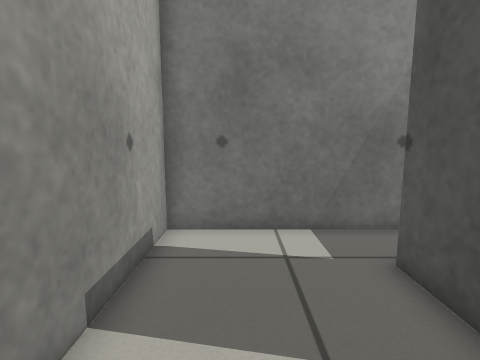
[1] (above)

24 first-person views from a walk through a robot-simulator world made for Gazebo. The camera is 0.64 m above the floor, tilts 8° down and sees 80° across. The floor is counted in squares, 0.25 m on a side. Each view is taken from the middle of a square. On the plan, view 1 faces up. The plan holds only what a view shows up to about 19 squares ahead; the rest is blank. Robots are left out.

[2]
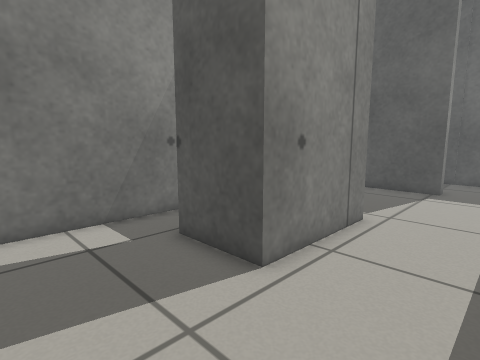

[3]
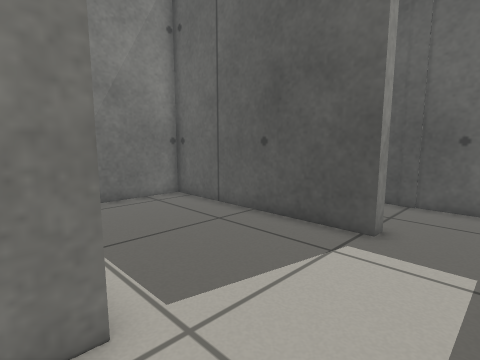

[4]
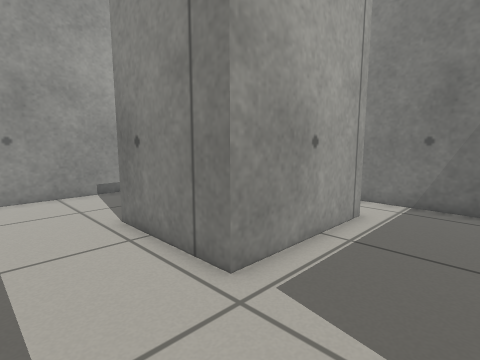

[5]
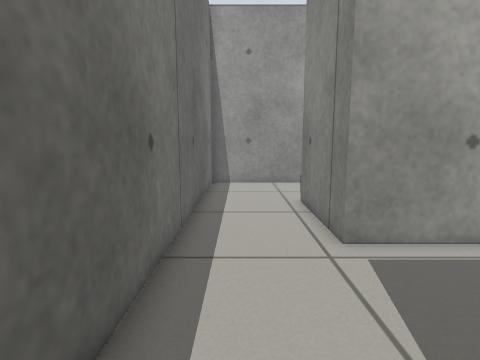

[6]
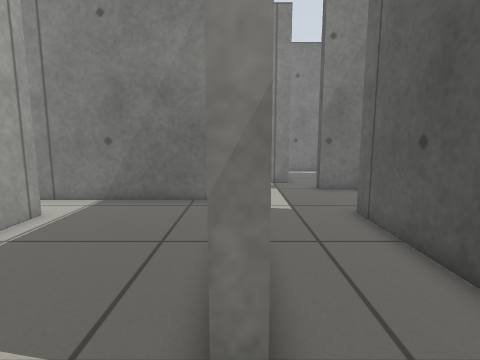

[7]
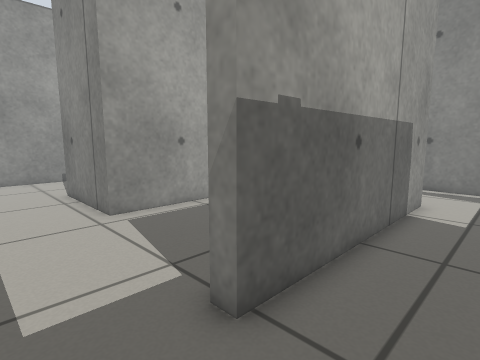

[8]
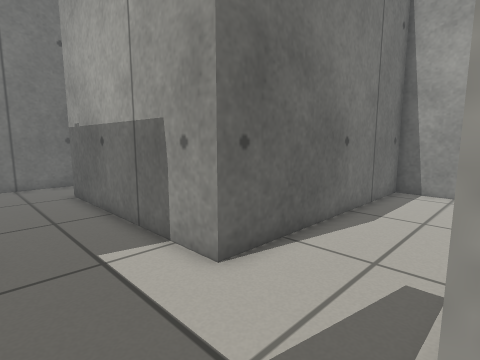

[9]
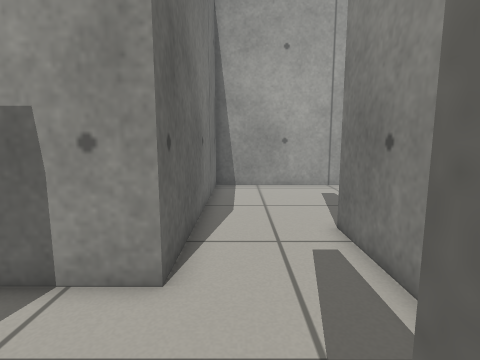

[10]
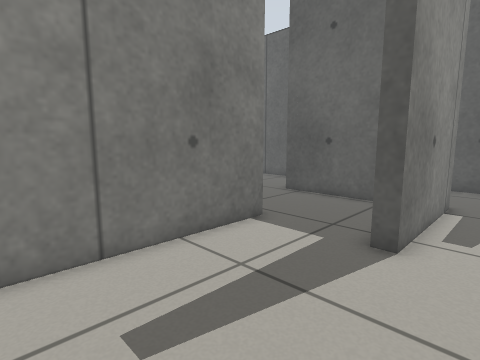

[11]
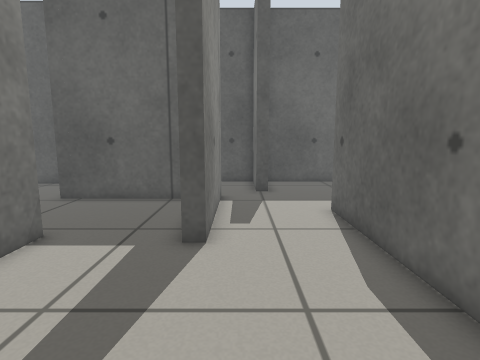

[12]
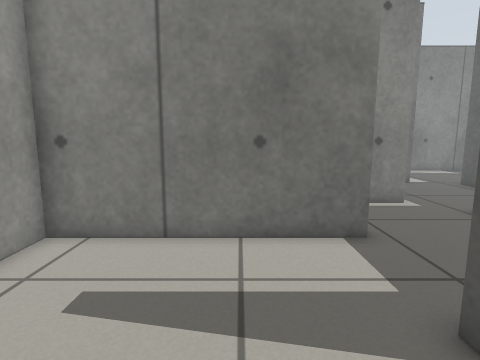

[13]
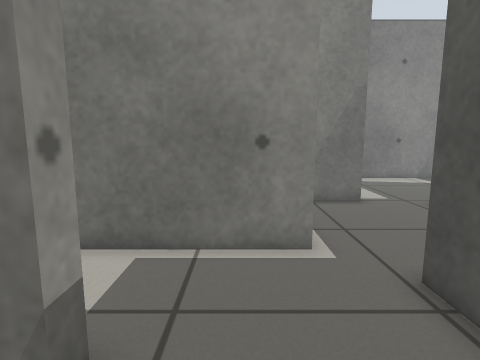

[14]
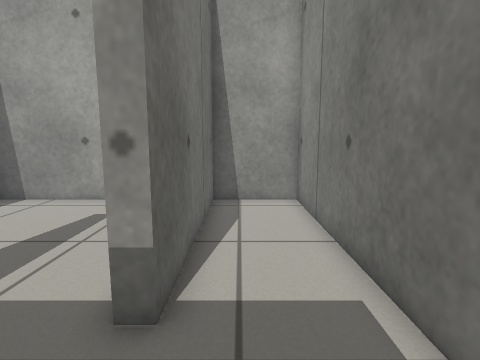

[15]
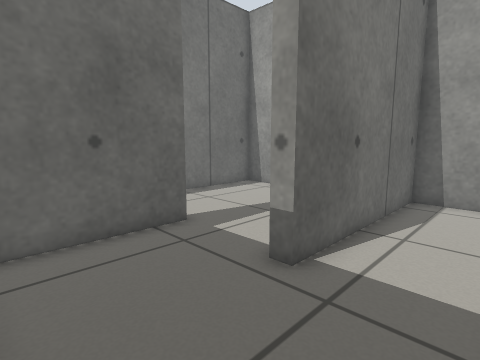

[16]
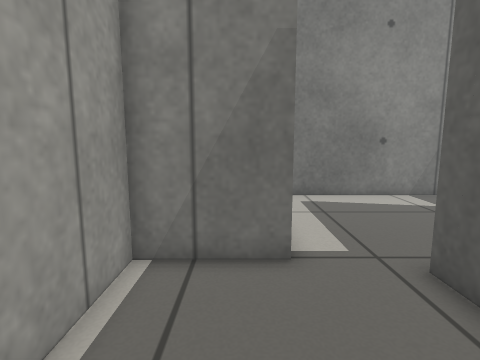

[17]
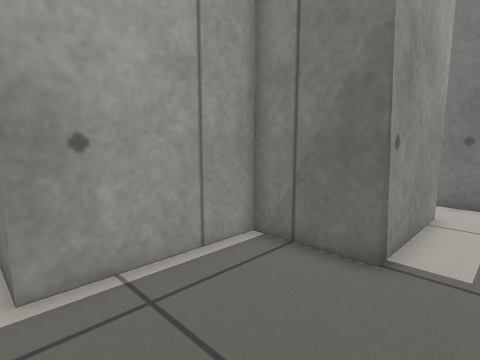

[18]
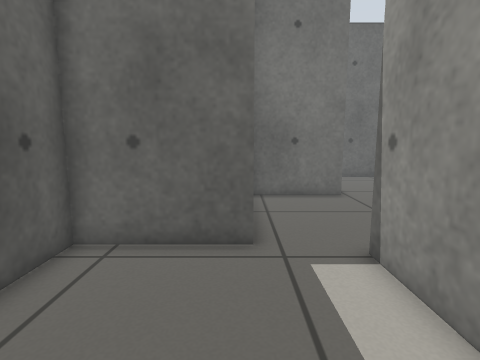

[19]
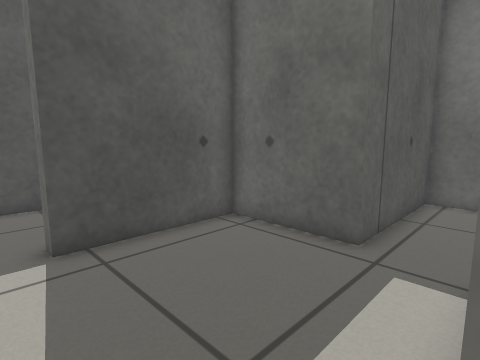

[20]
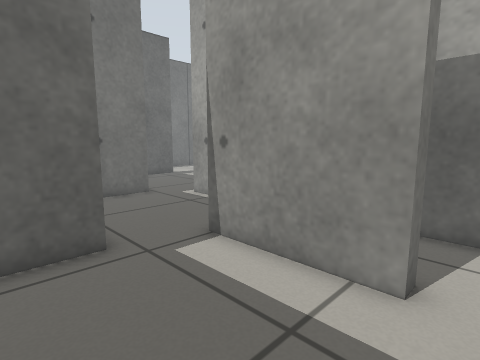

[21]
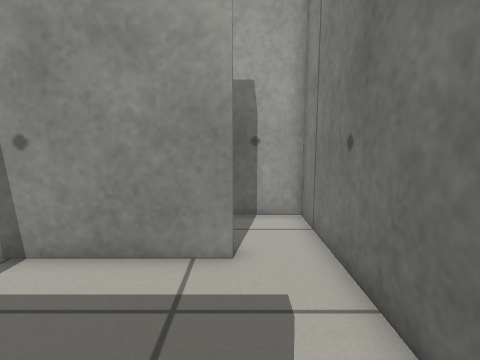

[22]
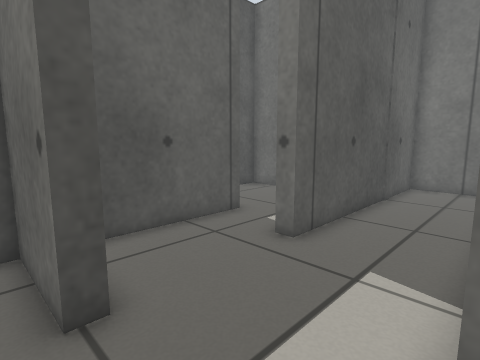

[23]
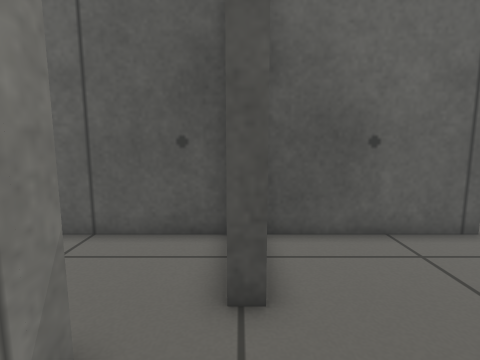

[24]
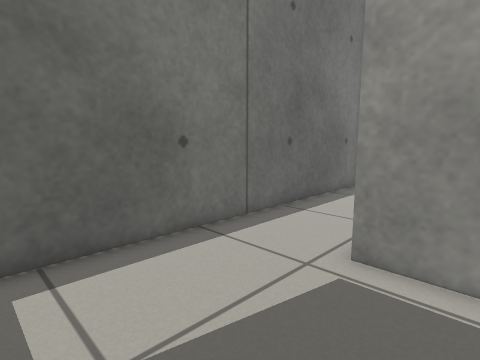

### Floor plan
Points are (right, up) in squares from view 1. A wall is a line through its corners. A room is listed if a view was taken in it or the views show most of it. See-through windows are left out.
Room 1 (views 1, 2, 3, 4, 24)
walls: (4.8, 8) (-2.1, 8) (-2.1, -1.7) (14.6, -1.7); (8.2, 8.6) (8.2, 2.6) (3.2, 2.6) (3.2, 5.6); (14.7, 1.6) (14.7, 11) (8.6, 11)
ways out: opening at (15, 0) to room 2; opening at (3.5, 6.5); opening at (8, 10)
Room 2 (views 5, 6, 7, 8, 9, 10, 11, 12, 22, 23)
walls: (18, 15.9) (11.9, 15.9); (21.1, 13.6) (19.1, 13.6) (19.1, 14.2) (22.5, 14.2) (22.5, 18.9); (14.6, -1.7) (19.1, -1.7) (19.1, 8.9) (19.7, 8.9); (3.9, 15.5) (3.9, 11.6) (15.3, 11.6) (15.3, 1.6) (14.7, 1.6)
ways out: opening at (15, 0) to room 1; opening at (8, 16) to room 7; opening at (20, 11.5) to room 8
Room 3 (view 13)
walls: (11.9, 16.5) (16.5, 16.5); (17.3, 17.5) (17.3, 19.5)
ways out: opening at (14.5, 20.5) to room 4; opening at (12, 18) to room 7
Room 4 (views 14, 15, 16, 17)
walls: (17.3, 19.5) (17.3, 22.9) (21.7, 22.9) (21.7, 29.2); (19.1, 29.8) (15.7, 29.8) (15.7, 24.4) (3.9, 24.4) (3.9, 20.8) (12.3, 20.8) (12.3, 20.2)
ways out: opening at (14.5, 20.5) to room 3; opening at (20.5, 29) to room 5
Room 5 (views 18, 20, 21)
walls: (19.1, 34.8) (19.1, 29.8); (21.7, 29.2) (26.1, 29.2) (26.1, 34.7); (25.5, 37.1) (19.5, 37.1)
ways out: opening at (20.5, 29) to room 4; opening at (18.5, 36) to room 6; opening at (26.5, 35.5)
Room 6 (view 19)
walls: (18.4, 34.8) (19.1, 34.8); (19.5, 37.1) (15.3, 37.1) (15.3, 34.1)
ways out: opening at (18.5, 36) to room 5
Room 7 (no view inside)
walls: (11.9, 15.9) (11.9, 16.5); (12.3, 20.2) (3.9, 20.2) (3.9, 15.5)
ways out: opening at (8, 16) to room 2; opening at (12, 18) to room 3
Room 8 (no view inside)
walls: (22.5, 7.5) (22.5, 13.4)
ways out: opening at (20, 11.5) to room 2; opening at (21.5, 8.5)

Positions as (right, up) in squares from view 1, and headings:
1: (0, 0), facing up
2: (-1, -1), facing up-right
3: (7, -1), facing up-right
4: (12, -1), facing up-left
5: (15, 0), facing left
6: (15, -1), facing up
7: (18, -1), facing up-left
8: (19, 16), facing down-left
9: (20, 13), facing left
10: (5, 14), facing up-right
11: (5, 15), facing right
12: (9, 13), facing up
13: (14, 18), facing up
14: (16, 22), facing left
15: (17, 24), facing down-left
16: (18, 24), facing up
17: (21, 24), facing up-left
18: (22, 36), facing down
19: (19, 36), facing down-right
20: (24, 36), facing down-left
21: (25, 35), facing left
22: (15, 15), facing down-right
23: (15, 14), facing right
24: (14, 5), facing down-left
